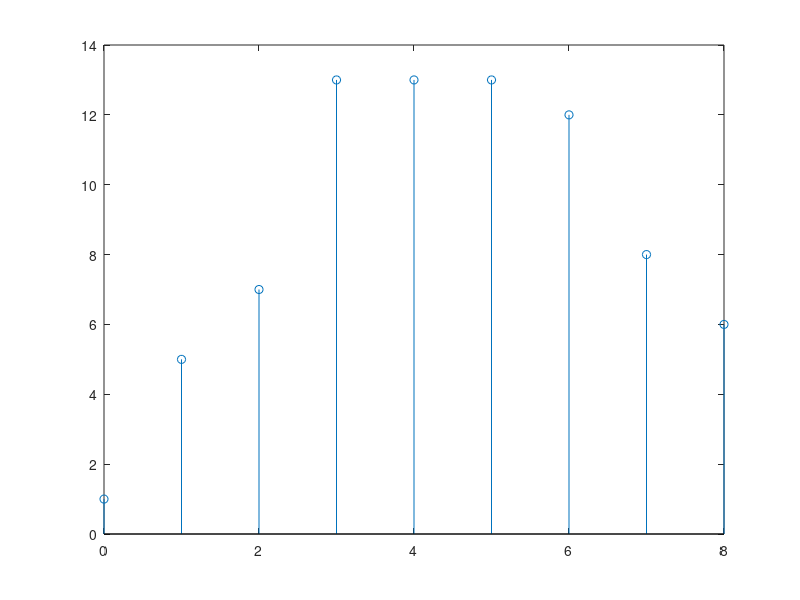

This figure's MATLAB source:
clf;
clear;
x=[ 1 4 2 6]
h=[1 1 1 1 1 1]
x1=length(x);
h1=length(h)
s1=x1+h1-1;n=0:s1-1;
y=conv(x,h);
stem(n,y);
